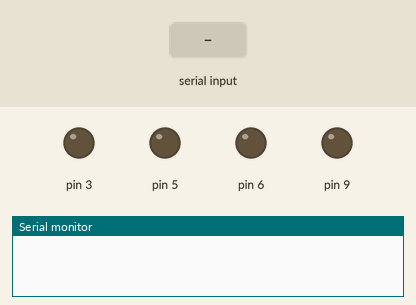
This sketch was run on a simulated Arduino Uno, built with avr-gcc and run on an emulated ATmega328P. On the bench: output pins drawn as LEDs (lit = HIGH), the last lines printed to the serial monitor. The inputs (shaded band) are chosen by the test bench.

Above: at 1.2 s.
1.3 s: "1" received over the second serial link
At 2.3 s:
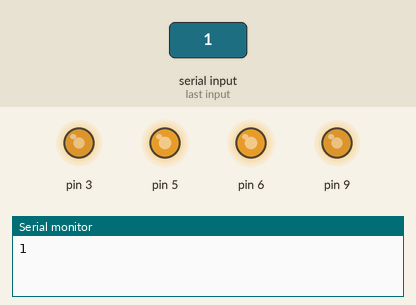
2.8 s: "2" received over the second serial link
At 3.5 s:
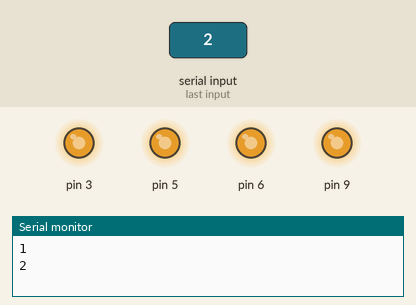
4.3 s: "3" received over the second serial link
At 4.6 s:
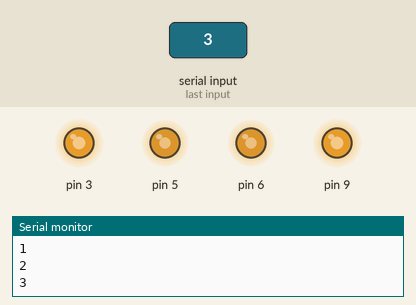
5.8 s: "4" received over the second serial link
At 6.9 s:
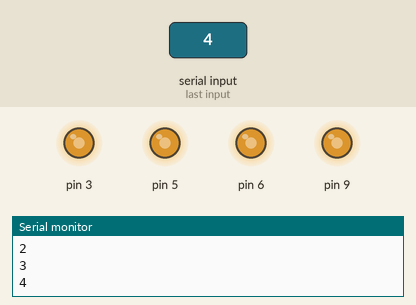
Timing chart, 0 to 8.3 s (numbered marks = the images above; inputs shaded):
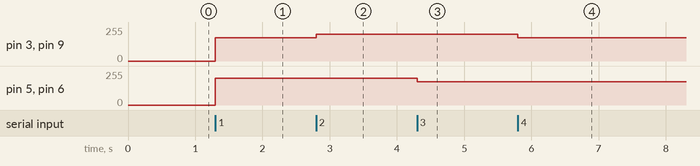

The sketch:

Demo.ino
```cpp
#include <SoftwareSerial.h>

SoftwareSerial mySerial(10,11);

void setup() {
  // put your setup code here, to run once:
  mySerial.begin(115200);
  Serial.begin(9600);
  pinMode(3, OUTPUT);
  pinMode(5, OUTPUT);
  pinMode(6, OUTPUT);
  pinMode(9, OUTPUT);
  //controllerSetup();
}

void loop() {
  /*
  if (Serial.available() > 0) {
    int num = Serial.read() - '0';
    if (num == 1) {
      forward(0);
    } else if (num == 2) {
      right(0);
    } else if (num == 3) {
      reverse(0);
    } else if (num == 4) {
      left(0);
    } else if (num == 5) {
      halt();
    }
  }
  */
  //forward(0);
  if (mySerial.available() > 0) {
    char num = mySerial.read();
    Serial.println(num);
    if (num == '1') {
      forward(0);
    } else if (num == '2') {
      right(0);
    } else if (num == '3') {
      reverse(0);
    } else if (num == '4') {
      left(0);
    } else if (num == '5') {
      halt();
    }
  }

}


void controllerSetup() {
  analogWrite(3, 0);
  analogWrite(5, 0);
  analogWrite(6, 0);
  analogWrite(9, 0);
  delay(300);
  analogWrite(3, 255);
  analogWrite(5, 255);
  analogWrite(6, 255);
  analogWrite(9, 255);
  delay(300);
  Serial.println("writing med");
  Serial.println("Release now");
  analogWrite(3, 128);
  analogWrite(5, 128);
  analogWrite(6, 128);
  analogWrite(9, 128);
  delay(3000);
}

void demo() {
 analogWrite(3, 174);  //184 stop - 190 reverse
 analogWrite(5, 200);  //back
 analogWrite(6, 200);  //184 stop - 190 reverse
 analogWrite(9, 174);
 delay(10000);
 analogWrite(3, 200);
 analogWrite(5, 174);
 analogWrite(6, 174);
 analogWrite(9, 200);
 delay(10000);

 analogWrite(3, 174);
 analogWrite(5, 174);
 analogWrite(6, 174);
 analogWrite(9, 174);
 delay(10000);
 analogWrite(3, 200);
 analogWrite(5, 200);
 analogWrite(6, 200);
 analogWrite(9, 200);
 delay(10000);
}

void forward(int spd) {
 analogWrite(3, 174);  //184 stop - 190 reverse
 analogWrite(5, 200);  //back
 analogWrite(6, 200);  //184 stop - 190 reverse
 analogWrite(9, 174);
}

void reverse(int spd) {
 analogWrite(3, 200);
 analogWrite(5, 174);
 analogWrite(6, 174);
 analogWrite(9, 200);
}

void left(int spd) {
 analogWrite(3, 174);
 analogWrite(5, 174);
 analogWrite(6, 174);
 analogWrite(9, 174);

}

void right(int spd) {
   analogWrite(3, 200);
 analogWrite(5, 200);
 analogWrite(6, 200);
 analogWrite(9, 200);
}

void halt() {
  analogWrite(3, 184);
 analogWrite(5, 184);
 analogWrite(6, 184);
 analogWrite(9, 184);
}

void something(){
  while( mySerial.available() ){
    char inchar = (char) mySerial.read();//
    Serial.println(inchar);
  }
}
```

Measured:
- after the input at 1.3 s, pin 3, pin 9: 0/255 → 174/255 at once; pin 5, pin 6: 0/255 → 200/255 at once
- after the input at 2.8 s, pin 3, pin 9: 174/255 → 200/255 at once
- after the input at 4.3 s, pin 5, pin 6: 200/255 → 174/255 at once
- after the input at 5.8 s, pin 3, pin 9: 200/255 → 174/255 at once
